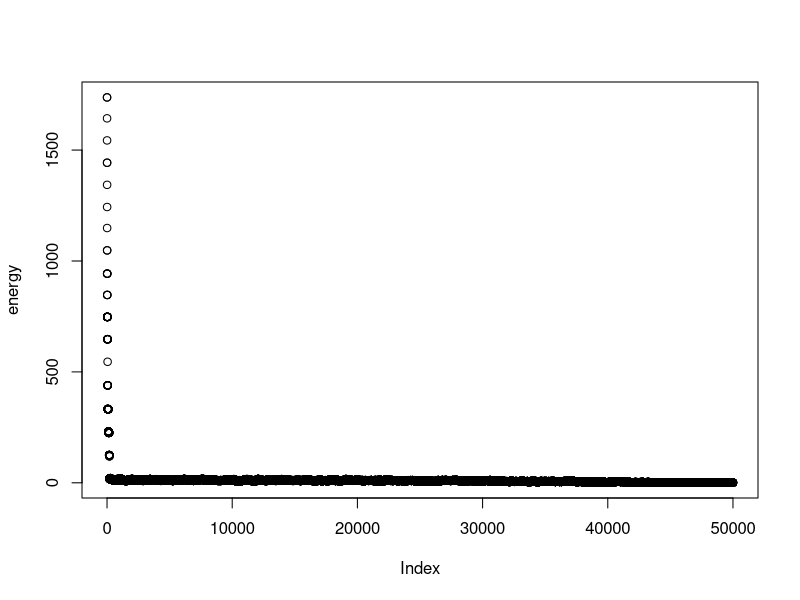

Recreate this plot in R.
##----------------------------------------------------------------------
## EVERYTHING YOU NEED TO CHANGE IS IN THIS SECTION OR THE FINAL SECTION

# Number of doctors available
ndoctors <- 7

# Number of nurses
nnurses <- 10

# Number of days in the schedule
ndays <- 7

# Number of staff present for each shift (must have same # of shifts)
# e.g., c(2, 3, 3) has three shifts with 2, 3, 3 people respectively
doctorstaffing <- c(2, 2, 2)
nursestaffing <- c(3, 3, 3)

# Penalties for violating each of six constraints
# Penalty 1: Each instance of three consecutive shifts (including overnight)
# Penalty 2: Each person who does not have two days off AT ALL
# Penalty 3: Each person who does not have two days off IN A ROW
# Penalty 4: Each instance of first shift following last shift on prev day
# Penalty 5: Each instance of working both weekend days (days 1, 2)
# Penalty 6: Weights for the stdev of nurses'/doctors' shifts in the schedule
#            (trying to make everyone work similar amounts)
penalties <- c(100, 100, 0.5, 5, 1, 2)

# Number of iterations (if too small, might not be able to explore enough)
niter <- 50000

# The cooling schedule: what should the temperature be at step i out of n
coolingschedule <- function(i,n)
{
  # If you want greedy optimization, just fix some low temperature
  #return(1e-3)
  
  # Linear cooling schedule from 1 down to 0
  return(1 - (i/(n+1)))
  
  # Logarithmic cooling schedule (goes down really slowly,
  # choose constant to make sure the temp gets low enough)
  #return(0.02/log(1+(i+1)/n))
}

## END OF PARAMETER SECTION
##----------------------------------------------------------------------

# (Some things which are calculated automatically)
doctorindices <- c(1,cumsum(doctorstaffing)+1)
nurseindices <- c(1,cumsum(nursestaffing)+1)
nshifts <- length(doctorstaffing)

# Function to calculate the "energy" (total cost of violations)
get_energy <- function(doctorsunwrapped, nursesunwrapped, penalties)
{
  return(get_energy_sub(doctorsunwrapped,penalties)+
           get_energy_sub(nursesunwrapped,penalties))
}

# ...calculates the energy contribution from doctors & nurses separately
get_energy_sub <- function(subsched, penalties)
{
  energy <- 0
  
  # Array to keep track of total number of shifts worked by each worker
  totshift <- rep(0, dim(subsched)[1])
  
  # Go through the schedule worker by worker...
  for (i in 1:dim(subsched)[1])
  {
    # Count number of shifts for that worker
    totshift[i] <- sum(subsched[i,,])
    
    # Look at whether worker works the last shift on the last day
    lastshift <- subsched[i,ndays,nshifts]
    
    # Look at whether worker has the last day off
    prevoff <- all(subsched[i,ndays,] == FALSE)
    
    daysoff <- 0
    twoinarow <- 1
    
    # If worked the very last shift, did you work the shift before as well?
    #  (looking to capture three shifts in a row wrapping around week to week)
    if (lastshift == 1)
    {
      lastshift <- lastshift + subsched[i,ndays,nshifts-1]
    }
    
    # For each day in the schedule...
    for (j in 1:ndays)
    {
      # If you have the day off, count it;
      #  if the previous day was also off, satisfy "two days off in a row"
      if (all(subsched[i,j,] == FALSE))
      {
        daysoff <- daysoff + 1
        if (prevoff)
        {
          twoinarow <- 0
        }
        prevoff <- TRUE
      }
      else # specifically on the second day, if you worked today and yesterday,
      { # that's a penalty (treating first two days as the weekend)
        if (!prevoff && j == 2)
        {
          energy <- energy + penalties[5]
        }
        prevoff <- FALSE
      }
      # Now check for wraparound shift streaks and assess penalties
      if (subsched[i,j,1] == 1)
      {
        lastshift <- lastshift + 1
        if (lastshift > 1)
        {
          energy <- energy + penalties[4]
        }
        if (lastshift > 2)
        {
          energy <- energy + penalties[1]
        }
      }
      else
      {
        lastshift <- 0
      }
      # Once that is done, move through the remaining shifts, assessing penalties
      for (k in 2:nshifts)
      {
        if (subsched[i,j,k] == 1)
        {
          lastshift <- lastshift + 1
          if (lastshift > 2)
          {
            energy <- energy + penalties[1]
          }
        }
        else
        {
          lastshift <- 0
        }
      }
    }
    # After finishing the week, assess penalties related to days off
    energy <- energy + twoinarow * penalties[3] + (daysoff < 2) * penalties[2]
  }
  
  # Penalize energy according to standard deviation among shifts
  energy <- energy + penalties[6] * sd(totshift)
  return(energy)
}

# Initial point: put people into the schedule in numerical order each day
totalspots <- ndays * sum(doctorstaffing)
initialloop <- rep(1:ndoctors, ceiling(totalspots/ndoctors))
doctorschedule <- matrix(initialloop[1:totalspots], nrow = sum(doctorstaffing), ncol = ndays)
totalspots <- ndays * sum(nursestaffing)
initialloop <- rep(1:nnurses, ceiling(totalspots/nnurses))
nurseschedule <- matrix(initialloop[1:totalspots], nrow = sum(nursestaffing), ncol = ndays)

# Fill in the "unwrapped" schedules (separate schedule for each worker)
doctorsunwrapped <- array(0, c(ndoctors,ndays,nshifts))
for (i in 1:ndays)
{
  for (j in 1:nshifts)
  {
    for (k in doctorindices[j]:(doctorindices[j+1]-1))
    {
      doctorsunwrapped[doctorschedule[k,i],i,j] <- 1
    }
  }
}

nursesunwrapped <- array(0, c(nnurses,ndays,nshifts))
for (i in 1:ndays)
{
  for (j in 1:nshifts)
  {
    for (k in nurseindices[j]:(nurseindices[j+1]-1))
    {
      nursesunwrapped[nurseschedule[k,i],i,j] <- 1
    }
  }
}

# Starting energy...
energy <- rep(0,niter)
energy[1] <- get_energy(doctorsunwrapped, nursesunwrapped, penalties)

# Now run the Gibbs sampler.
for (i in 2:niter)
{
  # Current temperature (from our cooling schedule)
  temperature <- coolingschedule(i,niter)
  
  # Flip a coin to switch either a doctor or a nurse shift.
  if (runif(1) < 0.5)
  {
    # Choose a random shift
    prop <- doctorschedule
    posx <- sample(1:sum(doctorstaffing),1)
    posy <- sample(1:ndays,1)
    
    # Calculate which workers are available to swap into that shift and pick one
    available <- 1:ndoctors
    myblock <- min(which(doctorindices>posx))-1
    for (j in doctorindices[myblock]:(doctorindices[myblock+1]-1))
    {
      if (j != posx)
      {
        available <- setdiff(available, doctorschedule[j,posy])
      }
    }
    prop[posx,posy] <- sample(available,1)
    propunwrapped <- doctorsunwrapped
    propunwrapped[doctorschedule[posx,posy],posy,myblock] <- 0
    propunwrapped[prop[posx,posy],posy,myblock] <- 1
    
    # Calculate energy of new configuration
    new_energy <- get_energy(propunwrapped, nursesunwrapped, penalties)
    
    # With the appropriate probability, update state/energy
    if(runif(1) < exp((energy[i-1]-new_energy)/temperature))
    {
      energy[i] <- new_energy
      doctorschedule <- prop
      doctorsunwrapped <- propunwrapped
    }
    else # otherwise, leave things as they stand.
    {
      energy[i] <- energy[i-1]
    }
  }
  else # same as above, but if you are swapping a nurse
  {
    prop <- nurseschedule
    posx <- sample(1:sum(nursestaffing),1)
    posy <- sample(1:ndays,1)
    available <- 1:nnurses
    myblock <- min(which(nurseindices>posx))-1
    for (j in nurseindices[myblock]:(nurseindices[myblock+1]-1))
    {
      if (j != posx)
      {
        available <- setdiff(available, nurseschedule[j,posy])
      }
    }
    prop[posx,posy] <- sample(available,1)
    
    propunwrapped <- nursesunwrapped
    propunwrapped[nurseschedule[posx,posy],posy,myblock] <- 0
    propunwrapped[prop[posx,posy],posy,myblock] <- 1
    
    new_energy <- get_energy(doctorsunwrapped, propunwrapped, penalties)
    
    if(runif(1) < exp((energy[i-1]-new_energy)/temperature))
    {
      energy[i] <- new_energy
      nurseschedule <- prop
      nursesunwrapped <- propunwrapped
    }
    else
    {
      energy[i] <- energy[i-1]
    }
  }
}

##----------------------------------------------------------------------
## EVERYTHING YOU NEED TO CHANGE IS IN THIS SECTION OR THE FIRST SECTION

# Various things you might want to look at:

# Plotting the energy over time
plot(energy)

# What was the lowest energy? (Is this necessarily the energy of the final state?)
min(energy)

# Check out our final schedule.
#  The columns are days. If there are three shifts of 2 workers,
#  the first 2 rows are shift 1, the next 2 rows are shift 2, etc.
#  Numbers in table correspond to workers. 1, 2, 3, ...
print(doctorschedule)
print(nurseschedule)

# If you want to look at an individual person's schedule,
#  check the "unwrapped" matrices. For example,
#  the shift schedule for doctor 3 is below; rows are days,
#  columns are shifts, 1 = working, 0 not working
print(doctorsunwrapped[3,,])

## END OF FINAL SECTION
##----------------------------------------------------------------------